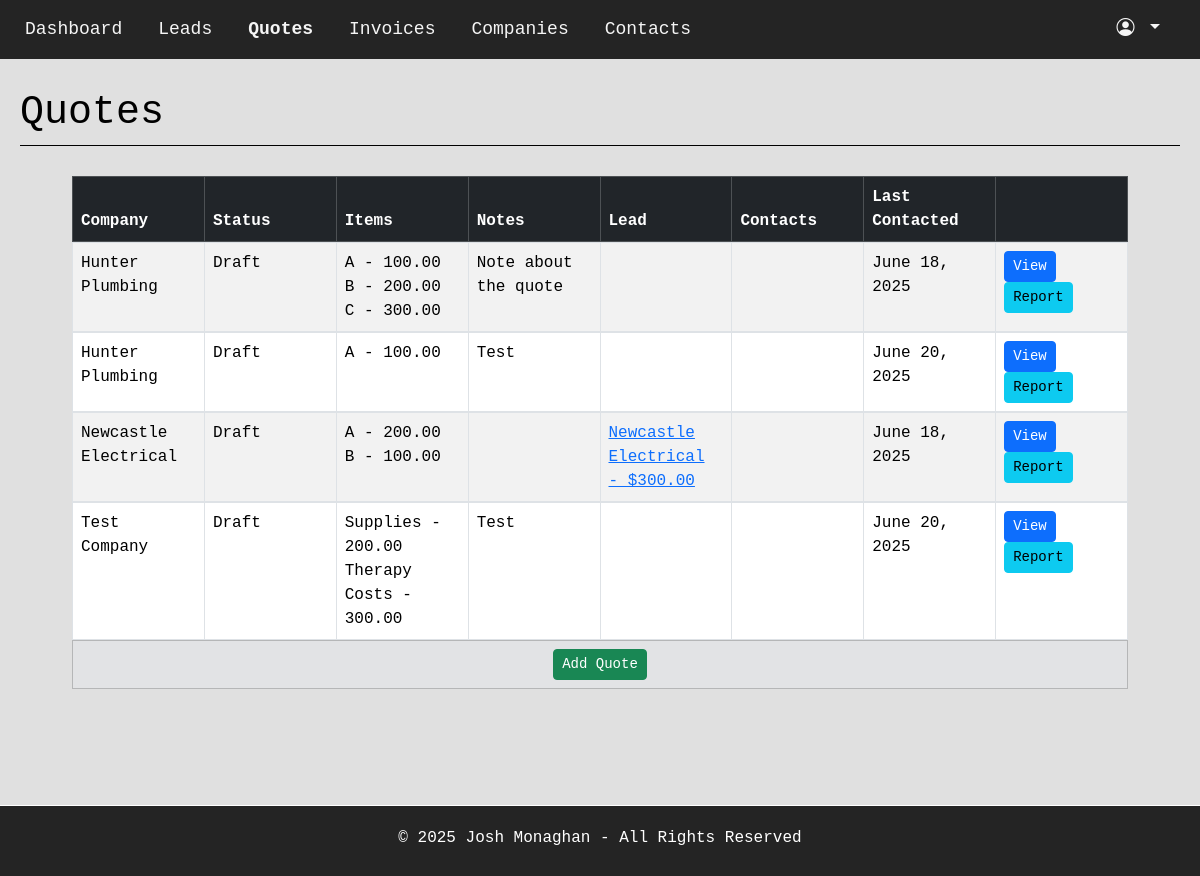
Screenshot of /quotes/ (signed in) with the database file from the repository.
### majorApp/models.py (models this page shows, shortened)
class Quote(models.Model):
    id = models.UUIDField(default=uuid.uuid4, editable=False, primary_key=True)
    company = models.ForeignKey(Company, on_delete=models.CASCADE)
    lead = models.ForeignKey(Lead, on_delete=models.SET_NULL, null=True, blank=True, help_text="Optional to Link to a Lead")
    status = models.CharField(choices=QuoteStatusChoices.choices, max_length=50, null=False)
    notes = models.TextField(blank=True)
    contacts = models.ManyToManyField(Contact, null=True, blank=True)
    last_contact_date = models.DateField(default=datetime.date.today(), null=True, blank=True)
    quote_index = models.SmallIntegerField()
    def get_contacts_string(self):
        contacts = self.contacts.all()
        return concatonate_list_of_strings_with_ampersand(contacts)
    def get_items(self):
        return QuoteItem.objects.filter(quote=self)

class Company(models.Model):
    id = models.UUIDField(default=uuid.uuid4, editable=False, primary_key=True)
    name = models.TextField(max_length=30, validators=[validate_letters_only])
    address = models.TextField(null=True, blank=True)
    industry = models.TextField(null=True, blank=True)
    firm = models.ForeignKey("majorApp.Firm", on_delete=models.CASCADE)
    contacts = models.ManyToManyField("majorApp.Contact", related_name='companies', null=True, blank=True)
    def __str__(self):
        return self.name

class QuoteItem(models.Model):
    id = models.UUIDField(default=uuid.uuid4, editable=False, primary_key=True)
    quote = models.ForeignKey(Quote, on_delete=models.CASCADE)
    description = models.TextField(blank=False)
    price = models.DecimalField(max_digits=12, decimal_places=2, null=False, blank=False)
    created_at = models.DateTimeField(auto_now_add=True)
    def __str__(self):
        return f"{self.description} - {self.price}"

class Lead(models.Model):
    id = models.UUIDField(default=uuid.uuid4, editable=False, primary_key=True)
    company = models.ForeignKey(Company, on_delete=models.CASCADE)
    contacts = models.ManyToManyField(Contact, null=True, blank=True)
    status = models.CharField(choices=LeadStatusChoices.choices, max_length=50, null=False)
    notes = models.TextField(blank=True)
    estimated_value = models.DecimalField(decimal_places=2, max_digits=12)
    last_contact_date = models.DateField(default=datetime.date.today(), null=True, blank=True)
    def __str__(self):
        return f"{self.company} - ${self.estimated_value}"

### majorApp/views.py (the view)
# urls.py: path('quotes/', views.quotes, name='quotes'),
@login_required
def quotes(request):
    if request.user.firm == None:
        return redirect("/create_firm")
    firm_id = request.user.firm.id
    context = {}
    quotes = Quote.objects.filter(company__firm__id=firm_id)
    context['quotes'] = quotes
    return render(request, "majorApp/quote/quotes.html", context)

### majorApp/utils.py (called while the page is built, shortened)
def concatonate_list_of_strings_with_ampersand(list_of_strings):
    if len(list_of_strings) == 1:
        new_string = list_of_strings[0]
    else:
        new_string = ""
    return new_string

### majorApp/templates/majorApp/quote/quotes.html (shortened to what this page needs)
{% extends 'majorApp/base.html' %}
{% load static %}
{% block content %}
<div class="HeaderDiv">
    <h1>Quotes</h1>
</div>
<div class="container" style="max-width: 90%;">
    <div class="table-responsive">
        <table class="table table-striped table-bordered table-hover" style="table-layout: fixed; width: 100%;">
    <thead class="table-dark" style="display: table; width: 100%; table-layout: fixed;">
        <tr>
            <th>Company</th>
            <th>Status</th>
            <th>Items</th>
            <th>Notes</th>
            <th>Lead</th>
            <th>Contacts</th>
            <th>Last Contacted</th>
            <th></th>
        </tr>
    </thead>
    <tbody style="display: block; max-height: 600px; overflow-y: auto; width: 100%;">
        {% for quote in quotes %}
        <tr style="display: table; table-layout: fixed; width: 100%;">
            <td>{{ quote.company }}</td>
            <td>{{ quote.get_status_display }}</td>
            <td>
                <ul style="padding-left: 0px; list-style: none; margin-bottom: 0;">
                    {% for item in quote.get_items %}
                        <li>{{ item }}</li>
                    {% endfor %}
                </ul>
            </td>
            <td>{{ quote.notes }}</td>
            <td>
                {% if quote.lead %}
                    <a href="{% url 'lead_detail' quote.lead.id %}">{{ quote.lead }}</a>
                {% endif %}
            </td>
            <td>{{ quote.get_contacts_string }}</td>
            <td>{{ quote.last_contact_date }}</td>
            <td>
                <a class="btn btn-sm btn-primary" href="{% url 'quote_detail' quote.id %}" style="margin-right: 10px;">View</a>
                <a class="btn btn-sm btn-info" href="{% url 'quote_pdf' quote.id %}">Report</a>
            </td>
        </tr>
        {% endfor %}
    </tbody>
    <tfoot class="table-secondary" style="display: table; width: 100%; table-layout: fixed;">
        <tr>
            <td colspan="8" class="text-center fw-bold">
                <a href="{% url 'quote_create' %}" class="btn btn-sm btn-success">Add Quote</a>
            </td>
        </tr>
    </tfoot>
</table>
    </div>
</div>
{% endblock %}

### majorApp/static/majorApp/css/base.css (style rules this page uses)
.BodyDiv { margin: 0%; padding: 0%; font-family: Consolas, monospace; background-color: rgb(224, 224, 224); color: rgb(0, 0, 0); }
body { overflow-wrap: break-word; }
.table td { overflow-wrap: break-word; }
.HeaderDiv { display: flex; justify-content: space-between; align-items: center; margin: 30px 20px; border-bottom: black 1px solid; }

### rows the page displays
Quote: company "Hunter Plumbing", status "Draft", notes "Note about the quote", last_contact_date "June 18, 2025"
QuoteItem: description+price "A - 100.00"
QuoteItem: description+price "B - 200.00"
QuoteItem: description+price "C - 300.00"
Quote: company "Hunter Plumbing", status "Draft", notes "Test", last_contact_date "June 20, 2025"
QuoteItem: description+price "A - 100.00"
Quote: company "Newcastle Electrical", status "Draft", lead "Newcastle Electrical - $300.00", last_contact_date "June 18, 2025"
QuoteItem: description+price "A - 200.00"
QuoteItem: description+price "B - 100.00"
Quote: company "Test Company", status "Draft", notes "Test", last_contact_date "June 20, 2025"
QuoteItem: description+price "Supplies - 200.00"
QuoteItem: description+price "Therapy Costs - 300.00"
